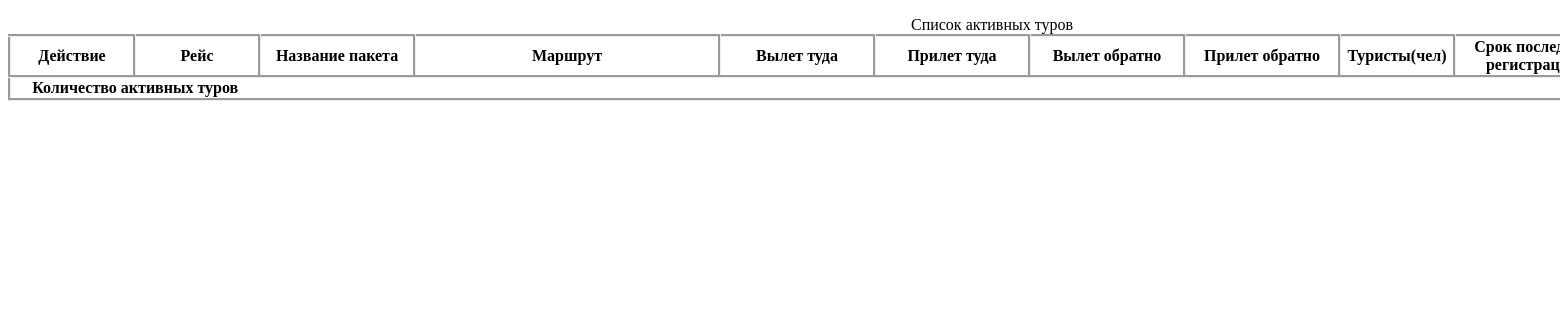
/active_tours/, run on an earlier commit of the app's database.
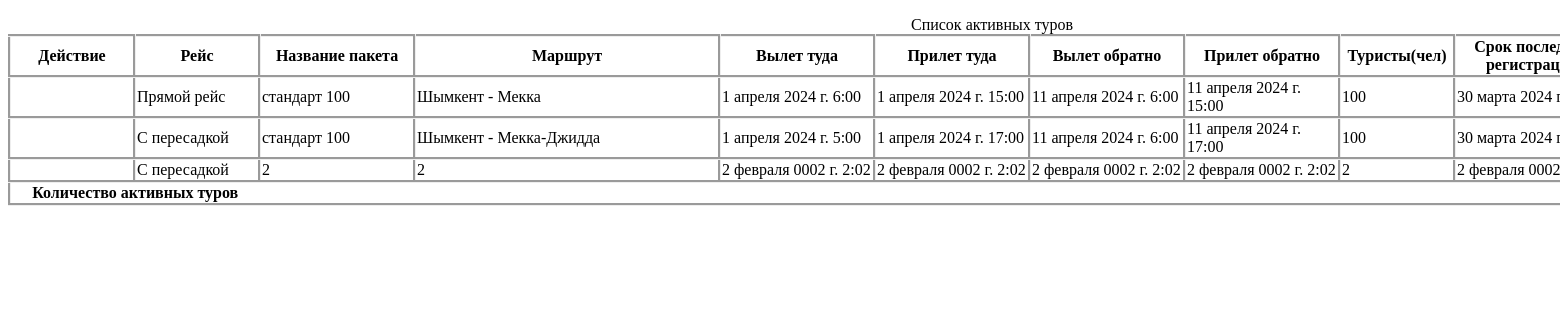
And on a later commit of the database.
### firstapp/models.py (models this page shows)
class Tours (models.Model):
    FlightType = models.CharField(max_length=200)                                # Направление рейса
    PaketName = models.CharField(max_length=200)                                 # Название пакета
    TourRoute = models.CharField(max_length=200)                                 # Маршрут
    DepartureFromOrigin = models.DateTimeField(auto_now=False, blank=True)       # --> Дата вылета туда
    TransitToArrival = models.DateTimeField(null=True, blank=True, default=None)     # --> Транзит туда - прилет
    TransitToDeparture = models.DateTimeField(null=True, blank=True, default=None)   # --> Транзит туда - вылет
    ArrivalDestination = models.DateTimeField(auto_now=False, blank=True)        # --> Дата прилета туда
    WaitingTimeTo = models.CharField(max_length=50)                              # --> Ожидание транзит - туда
    DepartureFromDestination = models.DateTimeField(auto_now=False, blank=True)  # <-- Дата вылета обратно
    TransitFromArrival = models.DateTimeField(null=True, blank=True, default=None)   # <-- Транзит обратно - прилет
    TransitFromDeparture = models.DateTimeField(null=True, blank=True, default=None) # <-- Транзит обратно - вылет
    ArrivalOrigin = models.DateTimeField(auto_now=False, blank=True)             # <-- Дата прилета обратно
    WaitingTimeFrom = models.CharField(max_length=50)                            # <-- Ожидание транзит - обратно
    TouristQuantity = models.SmallIntegerField()                                 # Количество туристов
    HotelMekka = models.CharField(max_length=200)                                # Отель в Мекке
    HotelMekkaIn = models.DateTimeField(auto_now=False, blank=True)              # Заезд в отель в Мекке
    HotelMekkaOut = models.DateTimeField(auto_now=False, blank=True)             # Выезд из отеля в Мекке
    HotelMedina = models.CharField(max_length=200)                               # Отель в Медина
    HotelMedinaIn = models.DateTimeField(auto_now=False, blank=True)             # Заезд в отель в Медина
    HotelMedinaOut = models.DateTimeField(auto_now=False, blank=True)            # Выезд из отеля в Медина
    FoodChoose = models.CharField(max_length=200)                                # Выбор питания
    GidChoose = models.CharField(max_length=200)                                 # Выбор гида
    TransferChoose = models.CharField(max_length=200)                            # Выбор трансфера
    TourDeadline = models.DateTimeField(auto_now=False, blank=True)              # Срок последней регистрации
    FlightTicketPrice = models.CharField(max_length=200)                         # Цена авиабилета
    TouristVisaPrice = models.CharField(max_length=200)                          # Цена визы туриста
    MekkaHotelPrice = models.CharField(max_length=200)                           # Цена отеля в Мекке
    MedinaHotelPrice = models.CharField(max_length=200)                          # Цена отеля в Медина
    TourFoodPrice = models.CharField(max_length=200)                             # Питание
    TransferPrice = models.CharField(max_length=200)                             # Трансфер
    HadjKitPrice = models.CharField(max_length=200)                              # Хадж набор
    GidPrice = models.CharField(max_length=200)                                  # Гид
    Comission = models.CharField(max_length=200)                                 # Комиссия
    TourDiscount = models.CharField(max_length=200)                              # Скидка
    TourSummary = models.CharField(max_length=200)                               # Итого тура
    TourCreateDate = models.DateTimeField(auto_now=False, blank=True)            # Дата создания тура

### firstapp/views.py (the view)
# urls.py: path('active_tours/', views.ActiveTours),
def ActiveTours(request):
    tours = Tours.objects.values()
    return render(request, 'active_tours.html', context={'tour_data': tours})

### firstapp/templates/active_tours.html (shortened to what this page needs)
<!DOCTYPE html>
{% load static %}
<html lang="en">
<head>
    <link rel="stylesheet" type="text/css" href="{% static 'css/active_tours.css' %}">
</head>
<body>
<div>
    <table class="tour_table">
         <caption>
             Список активных туров
         </caption>
        <thead>
        <tr>
            <th style="width: 120px;" class="tour_list">Действие</th>
            <th style="width: 120px;" class="tour_list">Рейс</th>
            <th style="width: 150px;" class="tour_list">Название пакета</th>
            <th style="width: 300px;" class="tour_list">Маршрут</th>
            <th style="width: 150px;" class="tour_list">Вылет туда</th>
            <th style="width: 150px;" class="tour_list">Прилет туда</th>
            <th style="width: 150px;" class="tour_list">Вылет обратно</th>
            <th style="width: 150px;" class="tour_list">Прилет обратно</th>
            <th style="width: 110px;" class="tour_list">Туристы(чел)</th>
            <th style="width: 150px;" class="tour_list">Срок последней регистрации</th>
        </tr>
        </thead>
        <tbody id="active_tours">
        {% for i in tour_data %}
        <tr>
            <td class="tour_list"> </td>
            <td class="tour_list"> {{i.FlightType}}</td>
            <td class="tour_list"> {{i.PaketName}}</td>
            <td class="tour_list"> {{i.TourRoute}}</td>
            <td class="tour_list"> {{i.DepartureFromOrigin}}</td>
            <td class="tour_list"> {{i.ArrivalDestination}}</td>
            <td class="tour_list"> {{i.DepartureFromDestination}}</td>
            <td class="tour_list"> {{i.ArrivalOrigin}}</td>
            <td class="tour_list"> {{i.TouristQuantity}}</td>
            <td class="tour_list"> {{i.TourDeadline}}</td>
            {% endfor %}
        </tbody>
        <tfoot>
    <tr>
      <th scope="row" colspan="2">Количество активных туров</th>
      <td colspan="2"> {{len}} </td>
    </tr>
  </tfoot>
    </table>
</div>
</body>
</html>

What changed in the data, as far as the page shows it:
added Tours: FlightType "Прямой рейс", PaketName "стандарт 100", TourRoute "Шымкент - Мекка", DepartureFromOrigin "1 апреля 2024 г. 6:00", ArrivalDestination "1 апреля 2024 г. 15:00", DepartureFromDestination "11 апреля 2024 г. 6:00", ArrivalOrigin "11 апреля 2024 г. 15:00", TouristQuantity "100", TourDeadline "30 марта 2024…"
added Tours: FlightType "C пересадкой", PaketName "стандарт 100", TourRoute "Шымкент - Мекка-Джидда", DepartureFromOrigin "1 апреля 2024 г. 5:00", ArrivalDestination "1 апреля 2024 г. 17:00", DepartureFromDestination "11 апреля 2024 г. 6:00", ArrivalOrigin "11 апреля 2024 г. 17:00", TouristQuantity "100", TourDeadline "30 марта 2024…"
added Tours: FlightType "C пересадкой", PaketName "2", TourRoute "2", DepartureFromOrigin "2 февраля 0002 г. 2:02", ArrivalDestination "2 февраля 0002 г. 2:02", DepartureFromDestination "2 февраля 0002 г. 2:02", ArrivalOrigin "2 февраля 0002 г. 2:02", TouristQuantity "2", TourDeadline "2 февраля 0002…"
